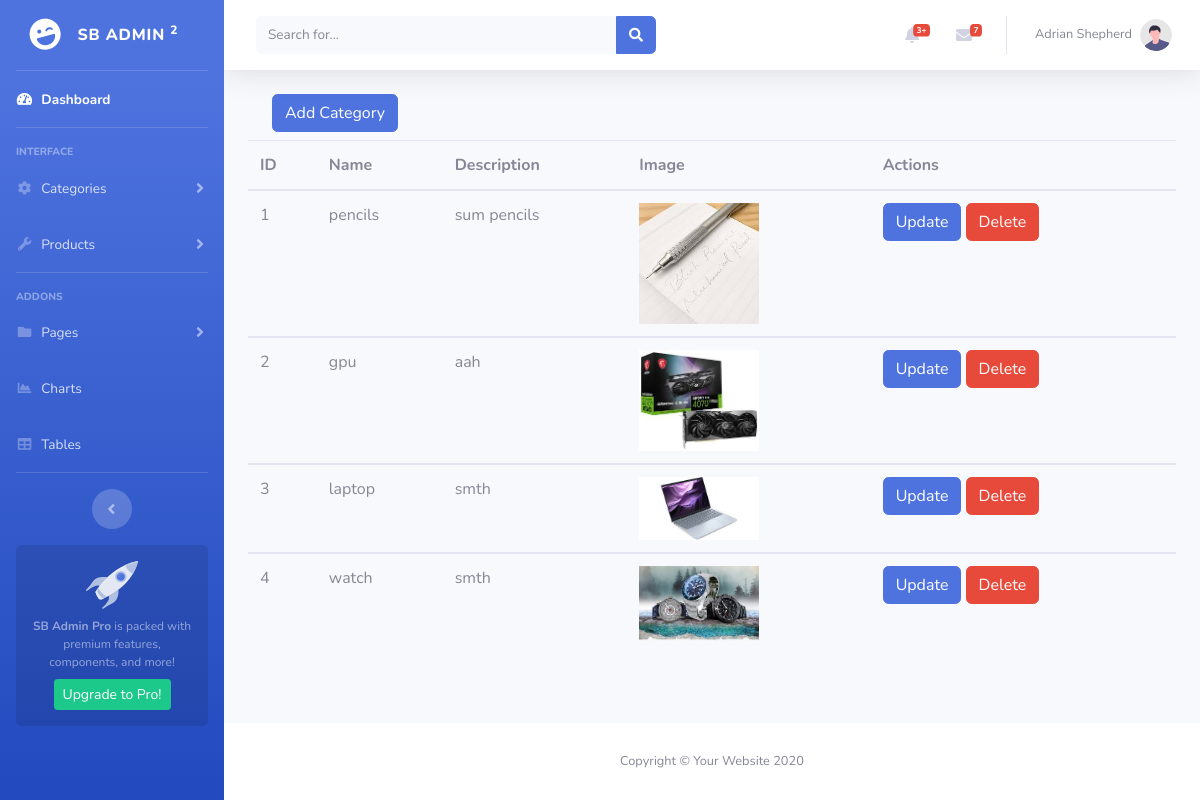
The page /admin-panel/viewcat.php (signed in) on the database its author committed.
### tables this page shows
CREATE TABLE `categories` (
  `id` int(11) NOT NULL,
  `name` varchar(50) NOT NULL,
  `description` varchar(200) NOT NULL,
  `img` varchar(200) NOT NULL
);

### admin-panel/viewcat.php (the view, shortened to what this page needs)
<!DOCTYPE html>
<html lang="en">
<head>
    <link href="vendor/fontawesome-free/css/all.min.css" rel="stylesheet" type="text/css">
    <link href="css/sb-admin-2.min.css" rel="stylesheet">
</head>
<body id="page-top">
    <?php
    include("./nav.php");
    include("../connection.php");
    ?>
    <div class="container-fluid">
        <div class="container mx-auto my-2">
            <a class="btn btn-primary" href="addcat.php" role="button">Add Category</a>
        </div>
        <table class="table">
            <thead>
                <tr>
                    <th>ID</th>
                    <th>Name</th>
                    <th>Description</th>
                    <th>Image</th>
                    <th>Actions</th>
                </tr>
            </thead>
            <tbody>
                <?php
                $col = mysqli_query($conn, "select * from categories");
                while ($row = mysqli_fetch_assoc($col)) {
                    ?>
                    <tr>
                        <td scope="row"><?php echo $row['id'] ?></td>
                        <td><?php echo $row['name'] ?></td>
                        <td><?php echo $row['description'] ?></td>
                        <td><img src="../img/<?php echo $row['img'] ?>" alt="" class="img-fluid" style="width: 10vw;"></td>
                        <td>
                            <a name="updBtn" class="btn btn-primary" href="updcat.php?id=<?php echo $row['id'] ?>"
                                role="button">Update</a>
                            <a name="delBtn" class="btn btn-danger" href="?id=<?php echo $row['id'] ?>"
                                role="button">Delete</a>
                        </td>
                    </tr>
                </tbody>
            <?php } ?>
        </table>
    </div>
    </div>
    <footer class="sticky-footer bg-white">
        <div class="container my-auto">
            <div class="copyright text-center my-auto">
                <span>Copyright &copy; Your Website 2020</span>
            </div>
        </div>
    </footer>
    </div>
    </div>
</body>
</html>

### rows shown on the page
categories: id "1", name "pencils", description "sum pencils", img (picture)
categories: id "2", name "gpu", description "aah", img (picture)
categories: id "3", name "laptop", description "smth", img (picture)
categories: id "4", name "watch", description "smth", img (picture)

### other values the page prints
$_SESSION["username"] "Adrian Shepherd"
